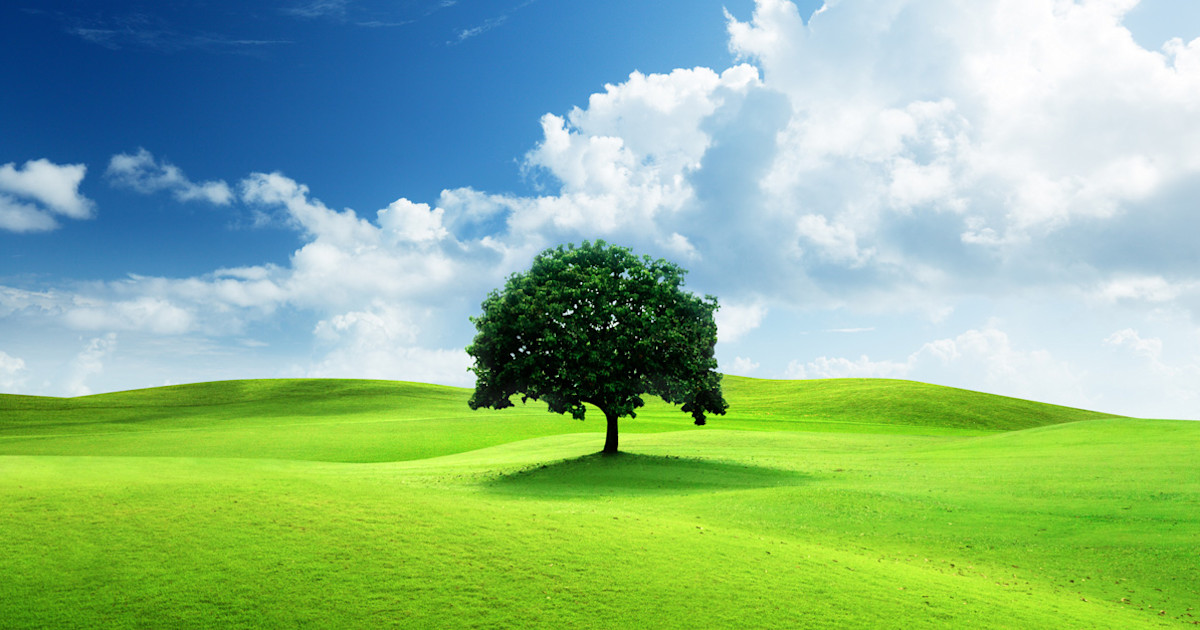
#> input picture MCA_Rungta/Computer Vision/image.jpg, 1200 x 630 px
$ python 08_Brightness_Constrast.py
#> lines starting #> are read from the running program, lines starting #| are printed output that depends on the picture
import cv2
import matplotlib.pyplot as plt
img = cv2.imread("image.jpg")
#> img is the input picture: shape (630, 1200, 3); mean B, G, R 139.9, 183.6, 139.8

alpha = 1.5
beta = 30

enhanced = cv2.convertScaleAbs(
    img,
    alpha=alpha,
    beta=beta
)
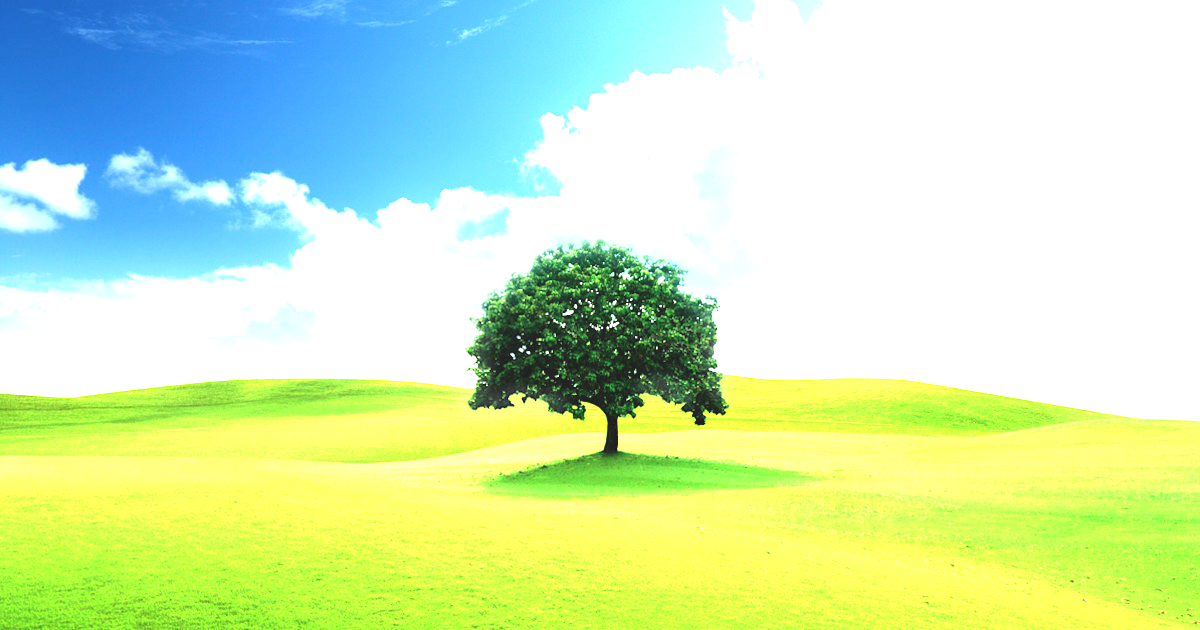
#> enhanced: shape (630, 1200, 3); mean B, G, R 184.5, 235, 204
cv2.imshow("Originial",img)
plt.show()
cv2.imshow("Enhanced", enhanced)
cv2.waitKey(0)
cv2.destroyAllWindows()

$ run again, with MCA_Rungta/Computer Vision/sample.jpg copied over MCA_Rungta/Computer Vision/image.jpg
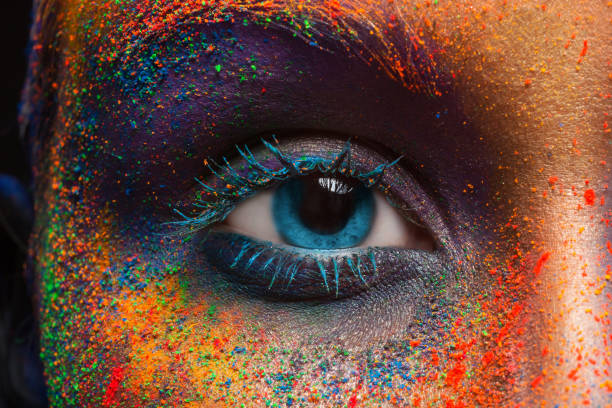
#> input picture MCA_Rungta/Computer Vision/sample.jpg, 612 x 408 px
#> img is the input picture: shape (408, 612, 3); mean B, G, R 59.2, 72.5, 105.7
#> `enhanced = cv2.convertScaleAbs( img, alpha=alpha, beta=beta )`:
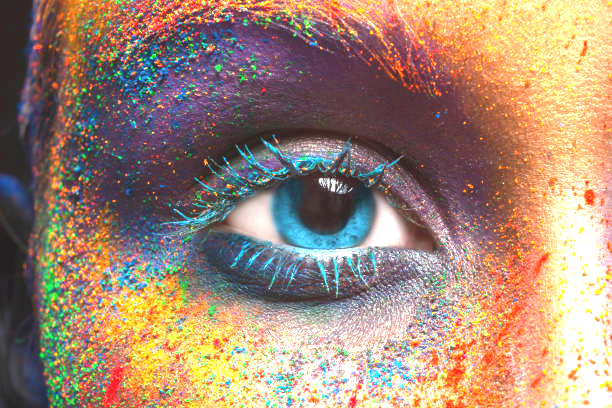
#> enhanced: shape (408, 612, 3); mean B, G, R 117.5, 135.8, 162.9
